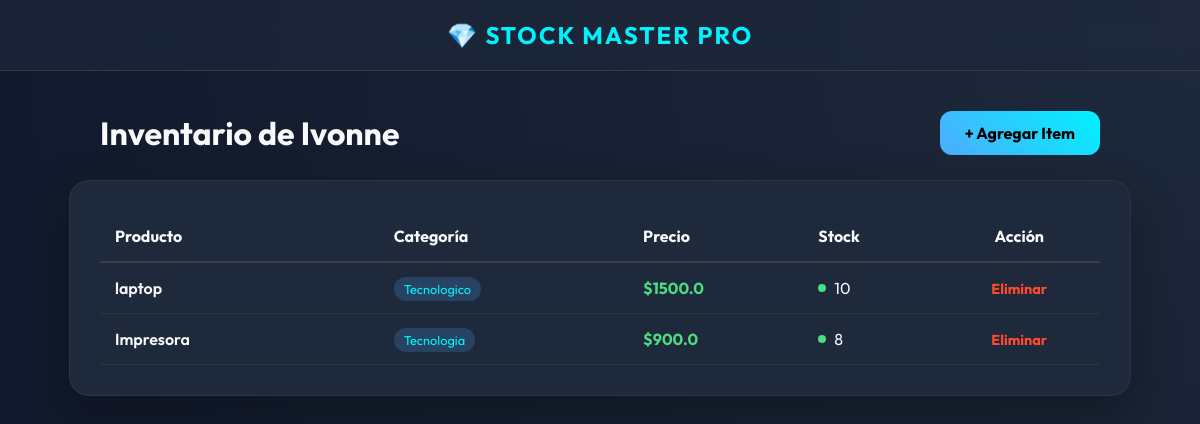
Before: / with the older database file.
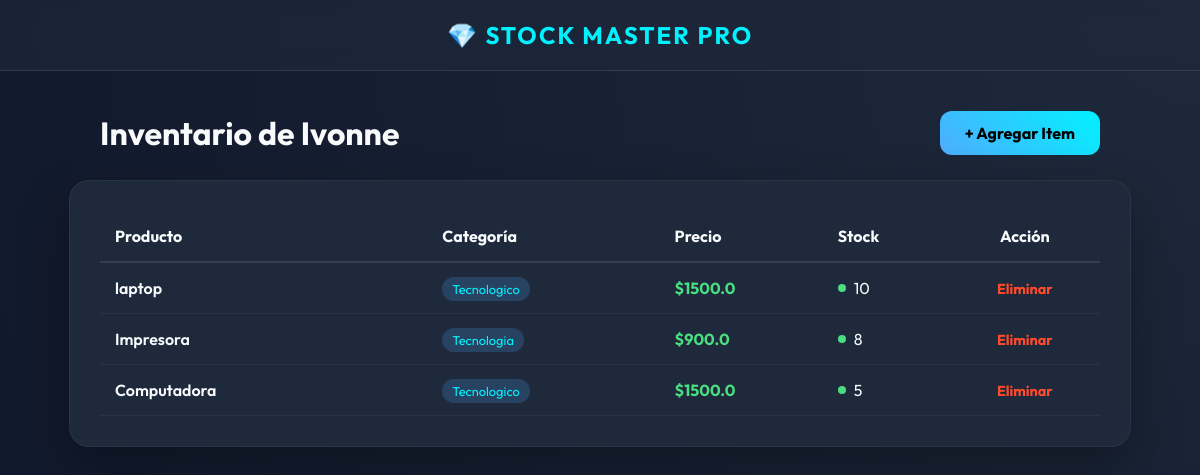
After: the same page with the newer database file.
### tables this page shows
CREATE TABLE productos (
            id INTEGER PRIMARY KEY AUTOINCREMENT,
            nombre TEXT NOT NULL,
            categoria TEXT NOT NULL,
            precio REAL NOT NULL,
            stock INTEGER NOT NULL
        );

### app.py (the view)
@app.route('/')
def index():
    conexion = conectar_db()
    productos = conexion.execute('SELECT * FROM productos').fetchall()
    conexion.close()
    return render_template('index.html', productos=productos)

### app.py (called while the page is built)
def conectar_db():
    conexion = sqlite3.connect(os.path.join(ruta_base, 'inventario.db'))
    conexion.row_factory = sqlite3.Row
    return conexion

### templates/index.html
{% extends 'base.html' %}
{% block content %}
<div style="display: flex; justify-content: space-between; width: 100%; align-items: center; margin-bottom: 25px;">
    <h1 style="margin:0; font-size: 2rem;">Inventario de Ivonne</h1>
    <a href="{{ url_for('registrar') }}" class="btn">+ Agregar Item</a>
</div>
<div class="glass-card">
    <table style="width: 100%; border-collapse: collapse; text-align: left;">
        <thead>
            <tr style="border-bottom: 2px solid rgba(255,255,255,0.1);">
                <th style="padding: 15px;">Producto</th>
                <th>Categoría</th>
                <th>Precio</th>
                <th>Stock</th>
                <th style="text-align: center;">Acción</th>
            </tr>
        </thead>
        <tbody>
            {% for p in productos %}
            <tr style="border-bottom: 1px solid rgba(255,255,255,0.05); transition: 0.2s;" onmouseover="this.style.background='rgba(255,255,255,0.02)'" onmouseout="this.style.background='transparent'">
                <td style="padding: 15px; font-weight: 600;">{{ p.nombre }}</td>
                <td><span style="background: rgba(79, 172, 254, 0.2); color: var(--primary); padding: 4px 10px; border-radius: 20px; font-size: 0.8rem;">{{ p.categoria }}</span></td>
                <td style="color: #4ade80; font-weight: 700;">${{ p.precio }}</td>
                <td>
                    <div style="display: flex; align-items: center; gap: 8px;">
                        <div style="width: 8px; height: 8px; border-radius: 50%; background: {{ 'red' if p.stock < 5 else '#4ade80' }}"></div>
                        {{ p.stock }}
                    </div>
                </td>
                <td style="text-align: center;">
                    <a href="{{ url_for('eliminar', id=p.id) }}" style="color: #ff4b2b; text-decoration: none; font-size: 0.9rem; font-weight: bold;">Eliminar</a>
                </td>
            </tr>
            {% endfor %}
        </tbody>
    </table>
</div>
{% endblock %}

### templates/base.html (shortened to what this page needs)
<!DOCTYPE html>
<html lang="es">
<head>
</head>
<body>
    <nav>
        <a href="{{ url_for('index') }}">💎 Stock Master Pro</a>
    </nav>
    <div class="container">
        {% block content %}{% endblock %}
    </div>
</body>
</html>

### templates/base.html (style rules this page uses)
:root { --primary: #00f2fe; --secondary: #4facfe; --bg: #0f172a; --card-bg: #1e293b; --text: #f8fafc; }
body { font-family: 'Outfit', sans-serif; background: radial-gradient(circle at top right, #1e293b, #0f172a); color: var(--text); margin: 0; min-height: 100vh; display: flex; flex-direction: column; align-items: center; }
nav { width: 100%; background: rgba(30, 41, 59, 0.7); backdrop-filter: blur(10px); padding: 20px 0; text-align: center; border-bottom: 1px solid rgba(255, 255, 255, 0.1); margin-bottom: 40px; }
nav a { color: var(--primary); text-decoration: none; font-weight: 700; font-size: 1.5rem; text-transform: uppercase; letter-spacing: 2px; }
.container { width: 90%; max-width: 1000px; display: flex; flex-direction: column; align-items: center; }
.glass-card { background: var(--card-bg); border-radius: 20px; padding: 30px; box-shadow: 0 20px 50px rgba(0,0,0,0.3); border: 1px solid rgba(255,255,255,0.05); width: 100%; }
.btn { background: linear-gradient(45deg, var(--secondary), var(--primary)); color: #000; padding: 12px 25px; border-radius: 12px; text-decoration: none; font-weight: 700; transition: 0.3s; border: none; cursor: pointer; display: inline-block; }

Changed rows visible on the page:
added productos: nombre "Computadora", categoria "Tecnologico", precio "1500.0", stock "5"
